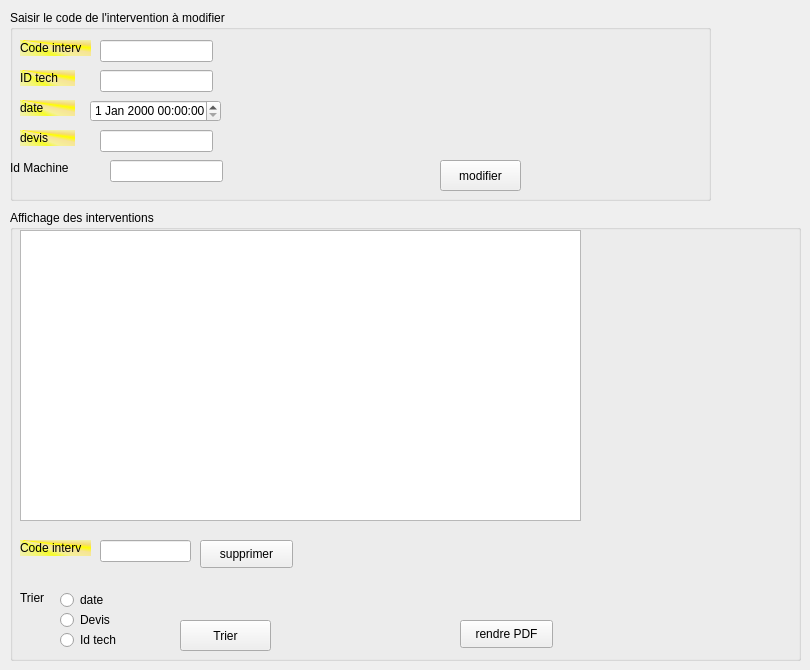
     <widget class="QWidget" name="tab_8">
      <attribute name="title">
       <string>modifier</string>
      </attribute>
      <widget class="QGroupBox" name="groupBox_11">
       <property name="geometry">
        <rect>
         <x>10</x>
         <y>10</y>
         <width>701</width>
         <height>191</height>
        </rect>
       </property>
       <property name="title">
        <string>Saisir le code de l'intervention à modifier</string>
       </property>
       <widget class="QLineEdit" name="lineEdit_codeinterv_modif">
        <property name="geometry">
         <rect>
          <x>90</x>
          <y>30</y>
          <width>113</width>
          <height>22</height>
         </rect>
        </property>
       </widget>
       <widget class="QLabel" name="label_date_3">
        <property name="geometry">
         <rect>
          <x>10</x>
          <y>90</y>
          <width>55</width>
          <height>16</height>
         </rect>
        </property>
        <property name="styleSheet">
         <string notr="true">background-color: qconicalgradient(cx:0, cy:0, angle:135, stop:0 rgba(255, 255, 0, 69), stop:0.375 rgba(255, 255, 0, 69), stop:0.423533 rgba(251, 255, 0, 145), stop:0.45 rgba(247, 255, 0, 208), stop:0.477581 rgba(255, 244, 71, 130), stop:0.518717 rgba(255, 218, 71, 130), stop:0.55 rgba(255, 255, 0, 255), stop:0.57754 rgba(255, 203, 0, 130), stop:0.625 rgba(255, 255, 0, 69), stop:1 rgba(255, 255, 0, 69));</string>
        </property>
        <property name="text">
         <string>date</string>
        </property>
       </widget>
       <widget class="QPushButton" name="pushButton_intervmidif">
        <property name="geometry">
         <rect>
          <x>430</x>
          <y>150</y>
          <width>81</width>
          <height>31</height>
         </rect>
        </property>
        <property name="text">
         <string>modifier</string>
        </property>
       </widget>
       <widget class="QLabel" name="label_codeinterv_5">
        <property name="geometry">
         <rect>
          <x>10</x>
          <y>30</y>
          <width>71</width>
          <height>16</height>
         </rect>
        </property>
        <property name="styleSheet">
         <string notr="true">background-color: qconicalgradient(cx:0, cy:0, angle:135, stop:0 rgba(255, 255, 0, 69), stop:0.375 rgba(255, 255, 0, 69), stop:0.423533 rgba(251, 255, 0, 145), stop:0.45 rgba(247, 255, 0, 208), stop:0.477581 rgba(255, 244, 71, 130), stop:0.518717 rgba(255, 218, 71, 130), stop:0.55 rgba(255, 255, 0, 255), stop:0.57754 rgba(255, 203, 0, 130), stop:0.625 rgba(255, 255, 0, 69), stop:1 rgba(255, 255, 0, 69));</string>
        </property>
        <property name="text">
         <string>Code interv</string>
        </property>
       </widget>
       <widget class="QLineEdit" name="lineEdit_devis_modif">
        <property name="geometry">
         <rect>
          <x>90</x>
          <y>120</y>
          <width>113</width>
          <height>22</height>
         </rect>
        </property>
       </widget>
       <widget class="QLabel" name="label_devis_3">
        <property name="geometry">
         <rect>
          <x>10</x>
          <y>120</y>
          <width>55</width>
          <height>16</height>
         </rect>
        </property>
        <property name="styleSheet">
         <string notr="true">background-color: qconicalgradient(cx:0, cy:0, angle:135, stop:0 rgba(255, 255, 0, 69), stop:0.375 rgba(255, 255, 0, 69), stop:0.423533 rgba(251, 255, 0, 145), stop:0.45 rgba(247, 255, 0, 208), stop:0.477581 rgba(255, 244, 71, 130), stop:0.518717 rgba(255, 218, 71, 130), stop:0.55 rgba(255, 255, 0, 255), stop:0.57754 rgba(255, 203, 0, 130), stop:0.625 rgba(255, 255, 0, 69), stop:1 rgba(255, 255, 0, 69));</string>
        </property>
        <property name="text">
         <string>devis</string>
        </property>
       </widget>
       <widget class="QLabel" name="label_idtech_3">
        <property name="geometry">
         <rect>
          <x>10</x>
          <y>60</y>
          <width>55</width>
          <height>16</height>
         </rect>
        </property>
        <property name="styleSheet">
         <string notr="true">background-color: qconicalgradient(cx:0, cy:0, angle:135, stop:0 rgba(255, 255, 0, 69), stop:0.375 rgba(255, 255, 0, 69), stop:0.423533 rgba(251, 255, 0, 145), stop:0.45 rgba(247, 255, 0, 208), stop:0.477581 rgba(255, 244, 71, 130), stop:0.518717 rgba(255, 218, 71, 130), stop:0.55 rgba(255, 255, 0, 255), stop:0.57754 rgba(255, 203, 0, 130), stop:0.625 rgba(255, 255, 0, 69), stop:1 rgba(255, 255, 0, 69));</string>
        </property>
        <property name="text">
         <string>ID tech</string>
        </property>
       </widget>
       <widget class="QDateTimeEdit" name="dateTimeEdit_modif">
        <property name="geometry">
         <rect>
          <x>80</x>
          <y>90</y>
          <width>131</width>
          <height>22</height>
         </rect>
        </property>
       </widget>
       <widget class="QLineEdit" name="lineEdit_Idtech_modif">
        <property name="geometry">
         <rect>
          <x>90</x>
          <y>60</y>
          <width>113</width>
          <height>22</height>
         </rect>
        </property>
       </widget>
       <widget class="QLineEdit" name="lineEdit_idd_int_modif">
        <property name="geometry">
         <rect>
          <x>100</x>
          <y>150</y>
          <width>113</width>
          <height>22</height>
         </rect>
        </property>
       </widget>
       <widget class="QLabel" name="label_7">
        <property name="geometry">
         <rect>
          <x>0</x>
          <y>150</y>
          <width>101</width>
          <height>16</height>
         </rect>
        </property>
        <property name="text">
         <string>Id Machine</string>
        </property>
       </widget>
      </widget>
      <widget class="QGroupBox" name="groupBox_9">
       <property name="geometry">
        <rect>
         <x>10</x>
         <y>210</y>
         <width>791</width>
         <height>451</height>
        </rect>
       </property>
       <property name="title">
        <string>Affichage des interventions</string>
       </property>
       <widget class="QPushButton" name="pushButton_interv_suppr_3">
        <property name="geometry">
         <rect>
          <x>190</x>
          <y>330</y>
          <width>93</width>
          <height>28</height>
         </rect>
        </property>
        <property name="text">
         <string>supprimer</string>
        </property>
       </widget>
       <widget class="QPushButton" name="pushButton_pdfinterv_3">
        <property name="geometry">
         <rect>
          <x>450</x>
          <y>410</y>
          <width>93</width>
          <height>28</height>
         </rect>
        </property>
        <property name="text">
         <string>rendre PDF</string>
        </property>
       </widget>
       <widget class="QLineEdit" name="lineEdit_interv_suppr_3">
        <property name="geometry">
         <rect>
          <x>90</x>
          <y>330</y>
          <width>91</width>
          <height>22</height>
         </rect>
        </property>
       </widget>
       <widget class="QLabel" name="label_codeinterv_6">
        <property name="geometry">
         <rect>
          <x>10</x>
          <y>330</y>
          <width>71</width>
          <height>16</height>
         </rect>
        </property>
        <property name="styleSheet">
         <string notr="true">background-color: qconicalgradient(cx:0, cy:0, angle:135, stop:0 rgba(255, 255, 0, 69), stop:0.375 rgba(255, 255, 0, 69), stop:0.423533 rgba(251, 255, 0, 145), stop:0.45 rgba(247, 255, 0, 208), stop:0.477581 rgba(255, 244, 71, 130), stop:0.518717 rgba(255, 218, 71, 130), stop:0.55 rgba(255, 255, 0, 255), stop:0.57754 rgba(255, 203, 0, 130), stop:0.625 rgba(255, 255, 0, 69), stop:1 rgba(255, 255, 0, 69));</string>
        </property>
        <property name="text">
         <string>Code interv</string>
        </property>
       </widget>
       <widget class="QLabel" name="label_8">
        <property name="geometry">
         <rect>
          <x>10</x>
          <y>380</y>
          <width>55</width>
          <height>16</height>
         </rect>
        </property>
        <property name="text">
         <string>Trier</string>
        </property>
       </widget>
       <widget class="QRadioButton" name="radioButton_date_3">
        <property name="geometry">
         <rect>
          <x>50</x>
          <y>380</y>
          <width>95</width>
          <height>20</height>
         </rect>
        </property>
        <property name="text">
         <string>date</string>
        </property>
       </widget>
       <widget class="QRadioButton" name="radioButton_devis_3">
        <property name="geometry">
         <rect>
          <x>50</x>
          <y>400</y>
          <width>95</width>
          <height>20</height>
         </rect>
        </property>
        <property name="text">
         <string>Devis</string>
        </property>
       </widget>
       <widget class="QPushButton" name="pushButton_5">
        <property name="geometry">
         <rect>
          <x>1020</x>
          <y>320</y>
          <width>93</width>
          <height>28</height>
         </rect>
        </property>
        <property name="text">
         <string>Afficher tout</string>
        </property>
       </widget>
       <widget class="QTableView" name="tableView_intervention_3">
        <property name="geometry">
         <rect>
          <x>10</x>
          <y>20</y>
          <width>561</width>
          <height>291</height>
         </rect>
        </property>
       </widget>
       <widget class="QPushButton" name="pushButton_trier_interv_3">
        <property name="geometry">
         <rect>
          <x>170</x>
          <y>410</y>
          <width>91</width>
          <height>31</height>
         </rect>
        </property>
        <property name="text">
         <string>Trier</string>
        </property>
       </widget>
       <widget class="QRadioButton" name="radioButton_idtech_3">
        <property name="geometry">
         <rect>
          <x>50</x>
          <y>420</y>
          <width>95</width>
          <height>20</height>
         </rect>
        </property>
        <property name="text">
         <string>Id tech</string>
        </property>
       </widget>
       <widget class="QLabel" name="label_9">
        <property name="geometry">
         <rect>
          <x>790</x>
          <y>10</y>
          <width>381</width>
          <height>131</height>
         </rect>
        </property>
        <property name="text">
         <string/>
        </property>
        <property name="pixmap">
         <pixmap>../../Desktop/New folder (19)/IFACTORY.png</pixmap>
        </property>
       </widget>
      </widget>
     </widget>
